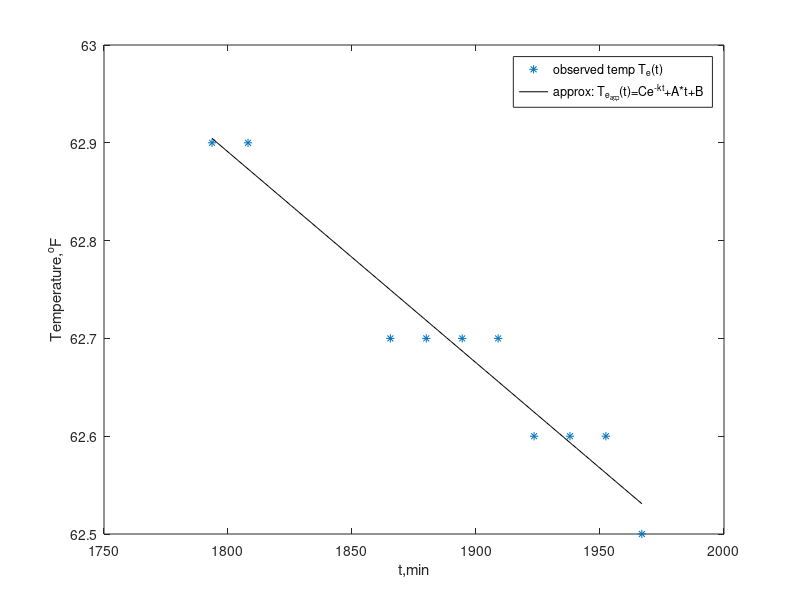
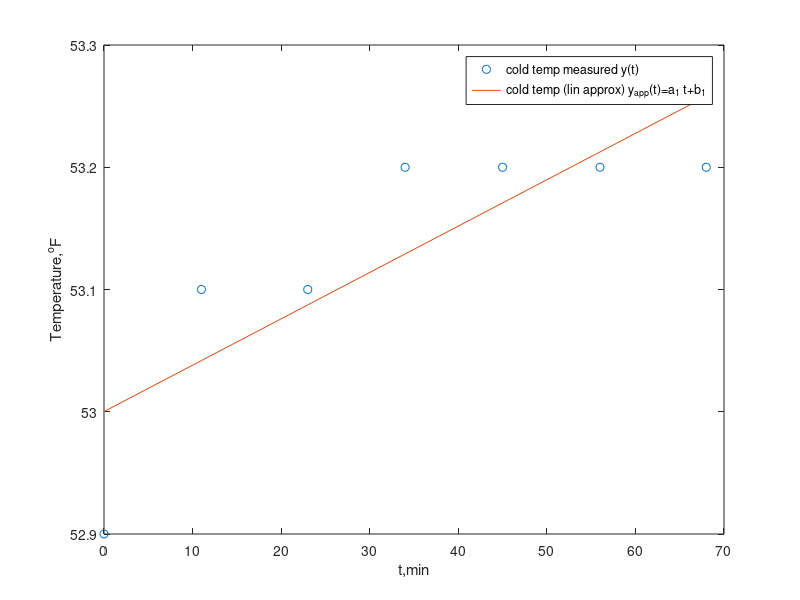
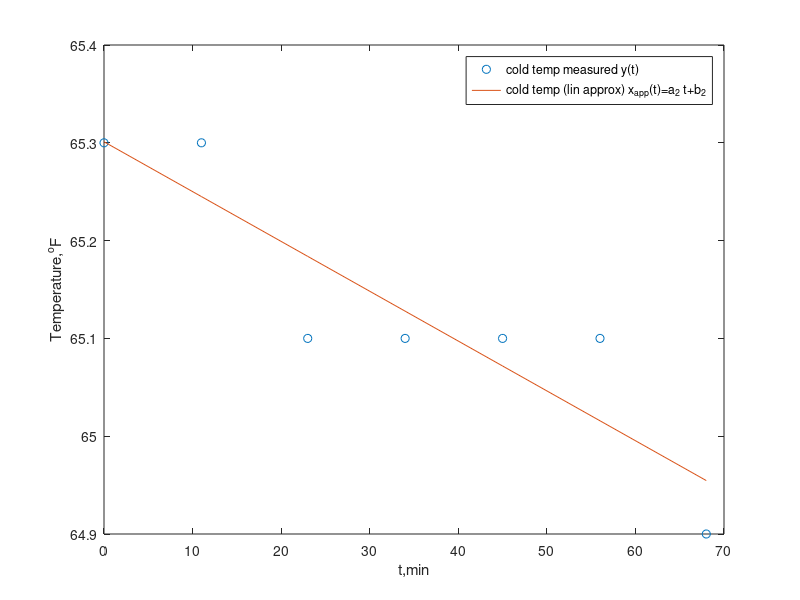
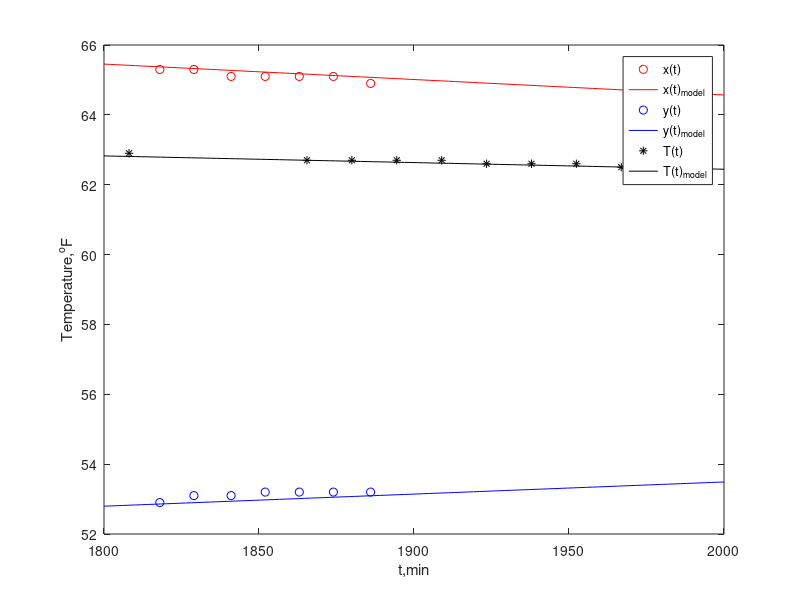

These charts were generated, in order, by the following MATLAB code:
clear all
clc

te=[1793.57;1808.08;1865.47;1879.95;1894.43;1908.92;1923.42;1937.90;1952.37;1966.87];
Te=[62.9;62.9;62.7;62.7;62.7;62.7;62.6;62.6;62.6;62.5];

N=length(te)

M=length(Te)

fun=@(l,te)(l(1)*exp(-l(2)*te)+l(3)*te+l(4))

l0=[0.3, 0.02,-0.0022,65];

%l=lsqcurvefit(fun,l0,te,Te)

[l,resnorm,~,exitflag,output] = lsqcurvefit(fun,l0,te,Te)


t=linspace(te(1),te(end));


tt0=[1818;1829;1841;1852;1863;1874;1886];
% cold temp
y=[52.9;53.1;53.1;53.2;53.2;53.2;53.2];
% warm temp
x=[65.3;65.3;65.1;65.1;65.1;65.1;64.9];


for n=1:length(tt0)
    tt(n)=tt0(n)-tt0(1)
end




p1=polyfit(tt,y,1)
p2=polyfit(tt,x,1)

% p(1) is a and p(2) is b in y=at+b
y1=polyval(p1,tt)
x1=polyval(p2,tt);





%start




figure(1)
plot(te,Te,'*')
hold on
plot(t,fun(l,t),'k');
%plot(te,y2,'g')
xlabel('t,min')
ylabel('Temperature,^{o}F')
legend('observed temp T_e(t)','approx: T_{e_{app}}(t)=Ce^{-kt}+A*t+B')

figure(2)
plot(tt,y,'o')
hold on
plot(tt,y1)
xlabel('t,min')
ylabel('Temperature,^{o}F')
legend('cold temp measured y(t)','cold temp (lin approx) y_{app}(t)=a_1 t+b_1')

figure(3)
plot(tt,x,'o')
hold on
plot(tt,x1)
xlabel('t,min')
ylabel('Temperature,^{o}F')
legend('cold temp measured y(t)','cold temp (lin approx) x_{app}(t)=a_2 t+b_2')


l1=0.3;
l2=0.02;
l3=-0.0022;
l4=66.7704;
a1=0.0040;
b1=45.6221;
a2=-0.0049;
b2=71.1185;
ttt=linspace(1800,2000,100)
yy1=a1*t+b1;
xx1=-0.0051*t+74.6011;
T=l1*exp(-l2*t)+l3*t+l4;
figure(4)
plot(tt0,x,'ro')
hold on
plot(ttt,xx1,'r');
plot(tt0,y,'bo')
plot(ttt,yy1,'b')
plot(te,Te,'k*')
plot(ttt,T, 'k')


%plot(tt,y1)

xlim([1800 2000])
xlabel('t,min')
ylabel('Temperature,^{o}F')
legend('x(t)','x(t)_{model}','y(t)','y(t)_{model}','T(t)', 'T(t)_{model}')








